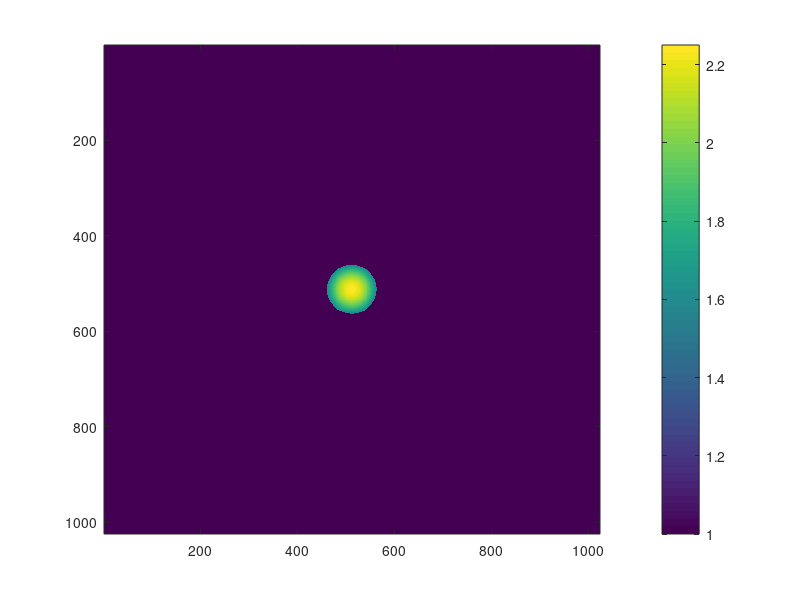

Here is the MATLAB script that generated this plot:
clear;
clc;

cm = 10^-2;
mm = 10^-3;
um = 10^-6;
nm = 10^-9;


grid = importdata('Grid.dat');
urd = 1.0;
erd = 1.0;

%Initialize Layers to device
UR = urd * ones(grid(4),grid(5));
ER = erd * ones(grid(4),grid(5));

save ER_Layer2.dat ER;
save UR_Layer2.dat UR;

dx = grid(2) / grid(4);
dy = grid(3) / grid(5);

R = 7 * mm;

for i = 1:grid(4)
  for j = 1:grid(5)
     r2 = ((i - grid(4)/2)*dx)^2 + ((j-grid(5)/2)*dy)^2;
     if(sqrt(r2) <= R)
        ER(i,j) = (1.5 - 5000 * r2)^2;
     end
  end
end

imagesc(ER)
colorbar;
save ER_Layer1.dat ER;
save UR_Layer1.dat UR;

% r = linspace(0,0.007,100);
% plot(r,(1.5 - 5000*(r.^2)))